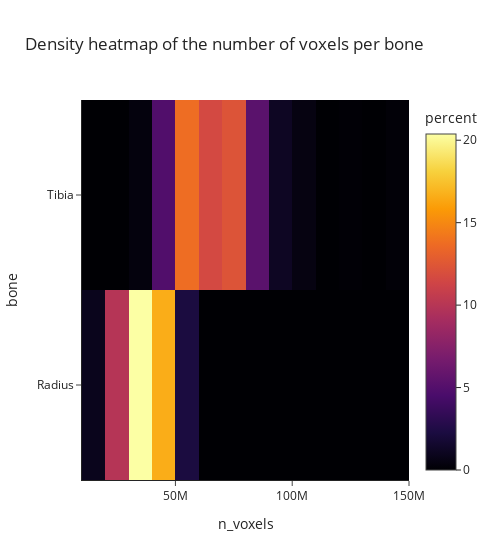

The code cell stored with this chart in its notebook:
### Code cell
fig = px.density_heatmap(
    data,
    x='n_voxels',
    y='bone',
    title='Density heatmap of the number of voxels per bone',
    color_continuous_scale='Inferno',
    histnorm='percent',
    width=500,
    )

fig.show()

### Figure 1 — Plotly figure (JSON) as saved in the notebook; plotly's stock layout.template omitted (floating-point values rounded to 4 significant figures; data arrays with more than 128 entries replaced by an {"elided": "..."} marker saying what was removed)
{"data": [{"coloraxis": "coloraxis", "histnorm": "percent", "hovertemplate": "n_voxels=%{x}<br>bone=%{y}<br>percent=%{z}<extra></extra>", "name": "", "type": "histogram2d", "x": {"elided": "1482 int values"}, "xaxis": "x", "xbingroup": "x", "y": {"elided": "1482 str values"}, "yaxis": "y", "ybingroup": "y"}], "layout": {"coloraxis": {"colorbar": {"title": {"text": "percent"}}, "colorscale": [[0, "#000004"], [0.1111, "#1b0c41"], [0.2222, "#4a0c6b"], [0.3333, "#781c6d"], [0.4444, "#a52c60"], [0.5556, "#cf4446"], [0.6667, "#ed6925"], [0.7778, "#fb9b06"], [0.8889, "#f7d13d"], [1, "#fcffa4"]]}, "legend": {"tracegroupgap": 0}, "title": {"text": "Density heatmap of the number of voxels per bone"}, "width": 500, "xaxis": {"anchor": "y", "domain": [0, 1], "title": {"text": "n_voxels"}}, "yaxis": {"anchor": "x", "domain": [0, 1], "title": {"text": "bone"}}}}
